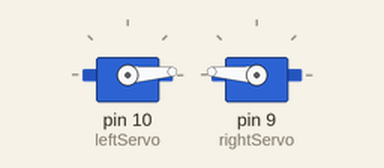
Simulated run of this sketch. Board: Arduino Uno, built with avr-gcc and run on an emulated ATmega328P. Shown: 2 × servo.

Above: at 0.05 s.
At 0.9 s:
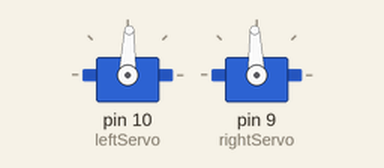
At 1.75 s:
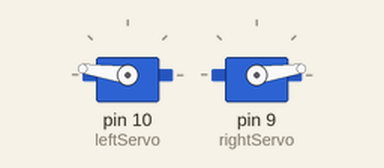
At 3.45 s:
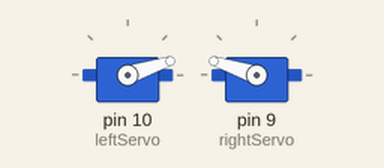
Timing chart, 0 to 8.3 s (numbered marks = the images above):
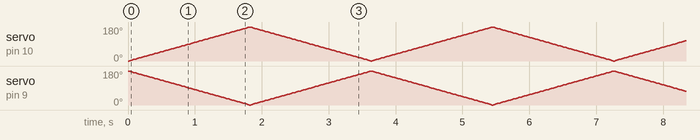

The sketch:

L9_5.ino
```cpp
#include <Servo.h>

Servo leftServo;
Servo rightServo;

void setup() {
  leftServo.attach(10);
  rightServo.attach(9);
}

void loop() {
  for (int angle=0; angle<180; angle+=2) {
    leftServo.write(angle);
    rightServo.write(180-angle);
    delay(20);
  }
  for (int angle=180; angle>0; angle-=2) {
    leftServo.write(angle);
    rightServo.write(180-angle);
    delay(20);
  }
}
```
